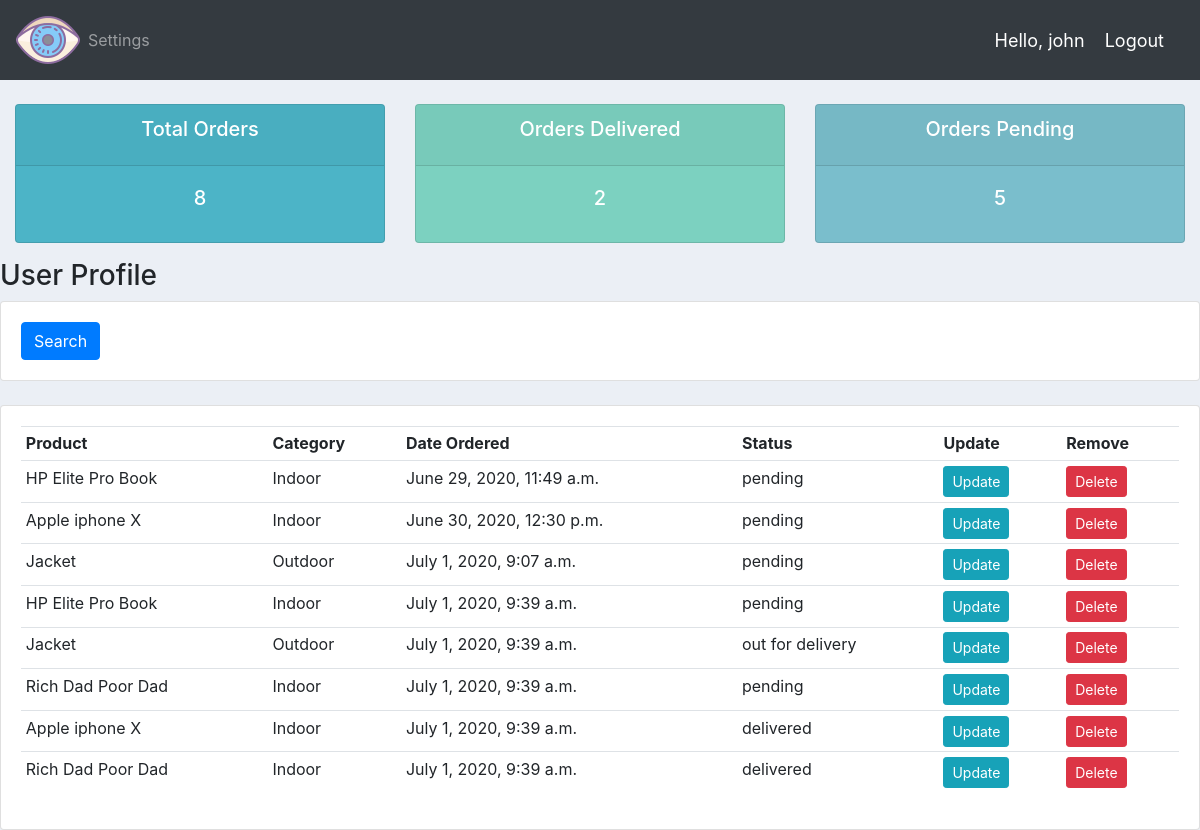
Screenshot of /user/ (signed in) with the database file from the repository.
### accounts/models.py (models this page shows, shortened)
class Orders(models.Model):
    customer = models.ForeignKey(Customer, null=True, on_delete=models.SET_NULL)
    products = models.ForeignKey(Products, null=True, on_delete=models.SET_NULL)
    STATUS = (
        ('pending', 'pending'),
        ('out for delivery', 'out for delivery'),
        ('delivered', 'delivered'),
    )
    date_created = models.DateTimeField(auto_now_add=True, null=True)
    Status = models.CharField(max_length=60, null=True, choices=STATUS)

class Products(models.Model):
    CATEGORY = (
        ('Indoor', 'Indoor'),
        ('Outdoor', 'Outdoor'),
    )
    name = models.CharField(max_length=60, null=True)
    price = models.FloatField(null=True)
    category = models.CharField(max_length=60, null=True, choices=CATEGORY)
    description = models.CharField(max_length=200, null=True, blank=True)
    date_created = models.DateTimeField(auto_now_add=True, null=True)
    tag = models.ManyToManyField(Tag)
    def __str__(self):
        return self.name

### accounts/decorators.py (the view)
        def wrapper_func(request, *args, **kwargs):
            group = None
            if request.user.groups.exists():
                group = request.user.groups.all()[0].name
            if group in allowed_roles:
                return view_func(request, *args, **kwargs)
            else:
                return HttpResponse("You are not allowed to view this resource")

### accounts/views.py (called while the page is built)
@login_required(login_url='login')
@allowed_users(allowed_roles=['customers'])
def user_view(request):
    orders = request.user.customer.orders_set.all()
    print("user group: ", request.user.groups.all())
    context = {
        'orders': orders,
        'total_orders': orders.count(),
        'orders_delivered': orders.filter(Status='delivered').count(),
        'orders_pending': orders.filter(Status='pending').count(),
        'role': request.user.groups.all()[0].name
    }
    return render(request, 'accounts/user.html', context)

### accounts/templates/accounts/user.html (shortened to what this page needs)
{% extends 'accounts/base.html' %}
{% block body %}
    {% include 'accounts/status.html' %}
    <h3>User Profile</h3>
    <div class="row">
        <div class="col">
            <div class="card card-body">
                <form method="get">
                    <button class="btn btn-primary" type="submit">Search</button>
                </form>
            </div>
        </div>
    </div>
    <br>
    <div class="row">
        <div class="col-md">
            <div class="card card-body">
                <table class="table table-sm">
                    <tr>
                        <th>Product</th>
                        <th>Category</th>
                        <th>Date Ordered</th>
                        <th>Status</th>
                        <th>Update</th>
                        <th>Remove</th>
                    </tr>
                    {% for order in orders %}
                     <tr>
                        <td>{{ order.products }}</td>
                        <td>{{ order.products.category }}</td>
                        <td>{{ order.date_created }}</td>
                        <td>{{ order.Status }}</td>
                         <td><a class="btn btn-sm btn-info" href="{% url 'update_order' order.id %}">Update</a> </td>
                        <td><a class="btn btn-sm btn-danger" href="{% url 'delete_order' order.id %}">Delete</a> </td>
                     </tr>
                    {% endfor %}
                </table>
            </div>
        </div>
    </div>
{% endblock %}

### accounts/templates/accounts/navbar.html (shortened to what this page needs)
{% load static %}
<nav class="navbar navbar-expand-lg navbar-dark bg-dark">
  <img src="{% static '/images/logo.png' %} ">
  <div class="collapse navbar-collapse" id="navbarNav">
    <ul class="navbar-nav">
        {% if request.user.is_staff %}
             <li class="nav-item active">
                  <a class="nav-link" href="{% url 'home' %}">Dashboard <span class="sr-only">(current)</span></a>
            </li>
             <li class="nav-item">
                 <a class="nav-link" href="{% url 'products' %}">Products</a>
             </li>
        {% else %}
            <li class="nav-item">
                <a class="nav-link" href="{% url 'settings' %}">Settings</a>
            </li>
        {% endif %}
    </ul>
  </div>
    <span class="hello-msg">Hello, {{ request.user }}</span>
    <span><a class="hello-msg" href="{% url 'logout' %}">Logout</a> </span>
</nav>

### static/css/main.css (style rules this page uses)
body { background-color: #ebeff5; }

### accounts/templates/accounts/navbar.html (style rules this page uses)
.hello-msg { font-size: 18px; color: white; margin-right: 20px; }

### rows the page displays
Orders: products "HP Elite Pro Book", products.category "Indoor", date_created "June 29, 2020, 11:49 a.m.", Status "pending"
Orders: products "Apple iphone X", products.category "Indoor", date_created "June 30, 2020, 12:30 p.m.", Status "pending"
Orders: products "Jacket", products.category "Outdoor", date_created "July 1, 2020, 9:07 a.m.", Status "pending"
Orders: products "HP Elite Pro Book", products.category "Indoor", date_created "July 1, 2020, 9:39 a.m.", Status "pending"
Orders: products "Jacket", products.category "Outdoor", date_created "July 1, 2020, 9:39 a.m.", Status "out for delivery"
Orders: products "Rich Dad Poor Dad", products.category "Indoor", date_created "July 1, 2020, 9:39 a.m.", Status "pending"
Orders: products "Apple iphone X", products.category "Indoor", date_created "July 1, 2020, 9:39 a.m.", Status "delivered"
Orders: products "Rich Dad Poor Dad", products.category "Indoor", date_created "July 1, 2020, 9:39 a.m.", Status "delivered"

### other values shown
{{ request.user }} "john"
{{ total_orders }} "8"
{{ orders_delivered }} "2"
{{ orders_pending }} "5"
